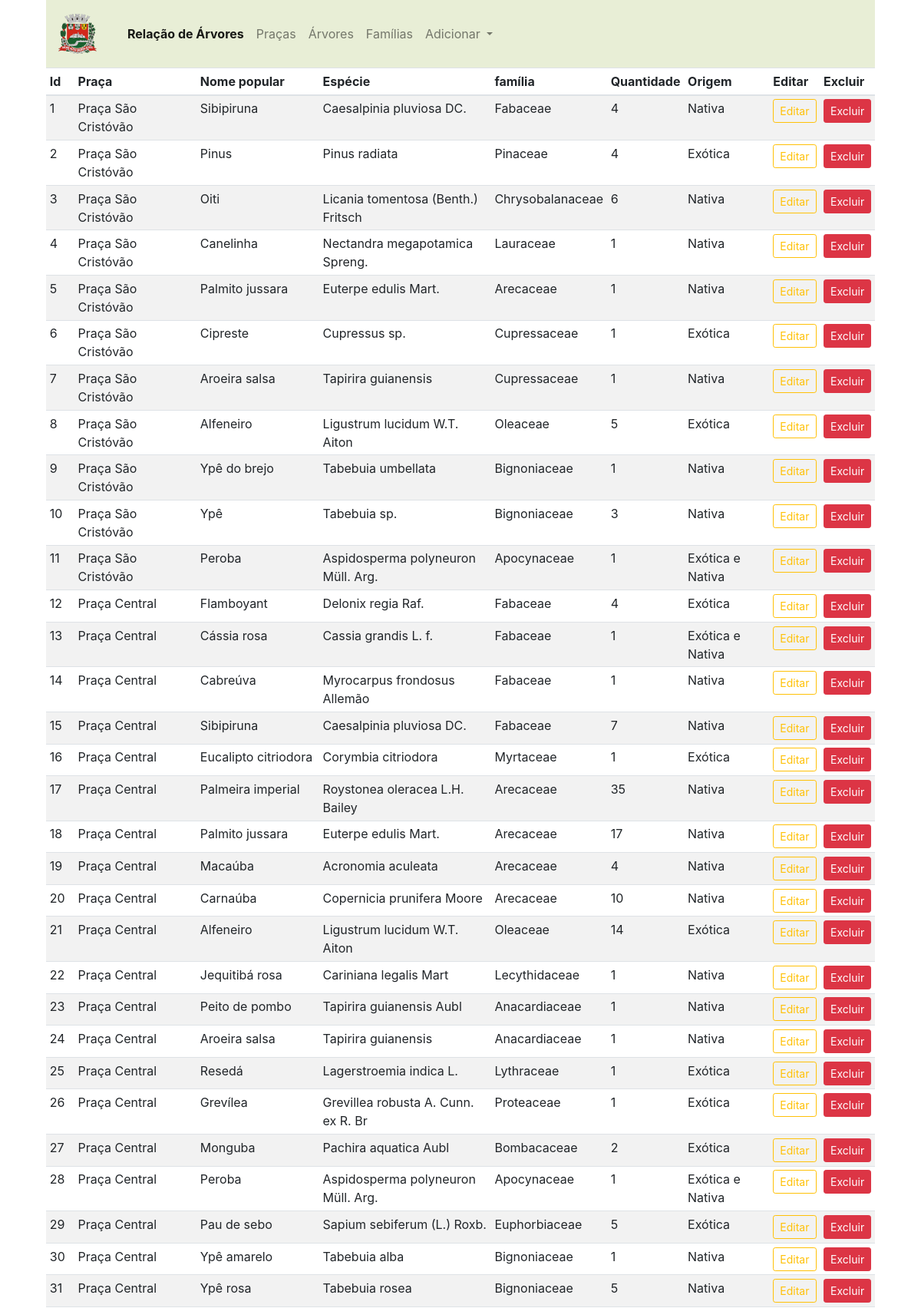
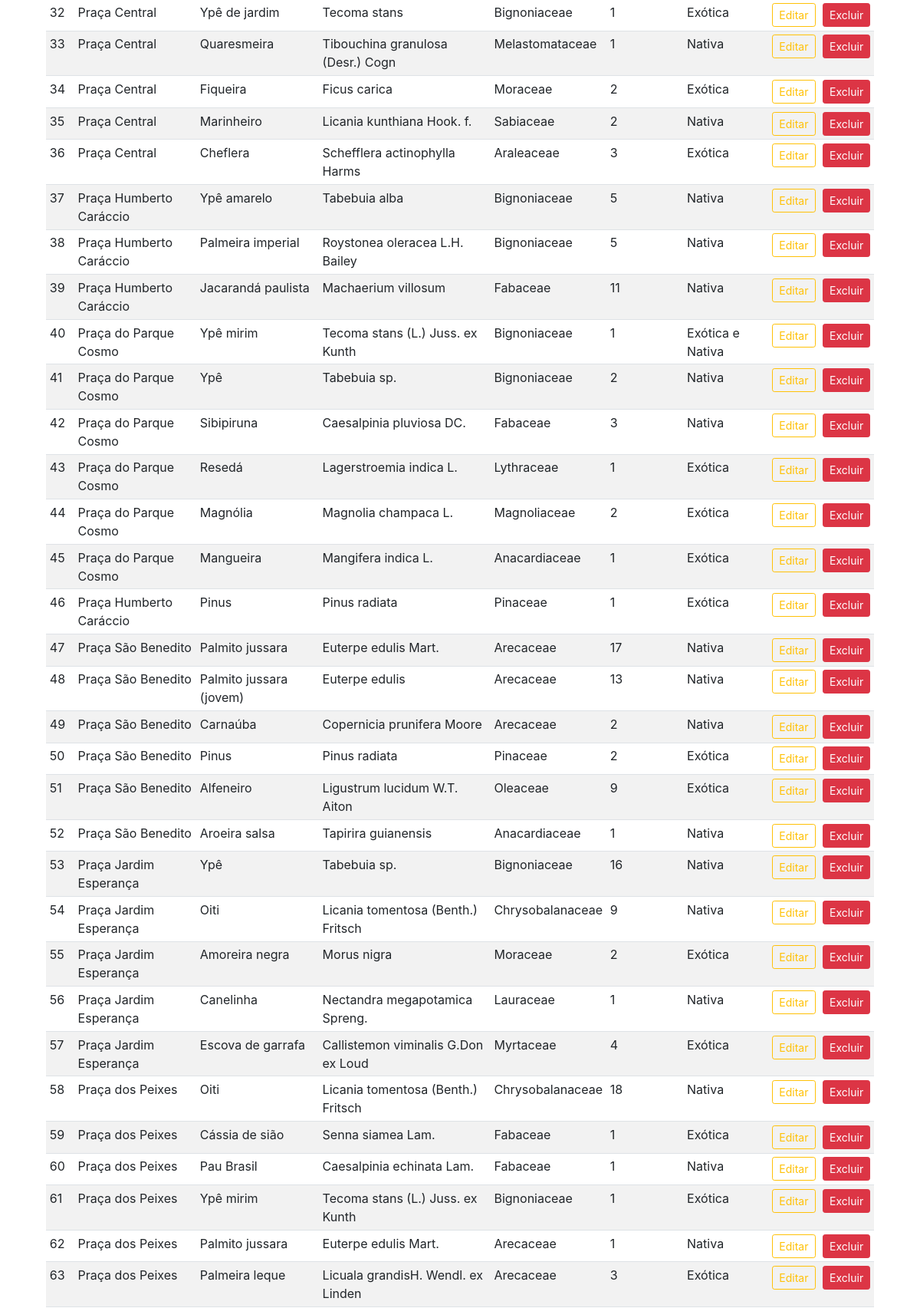
The page /admin (signed in, upper part) on the database its author committed (2 pictures, top to bottom).
### app_arbo/trees/models.py (models this page shows, shortened)
class Addarvore(db.Model):
    id = db.Column(db.Integer, primary_key=True)
    qtd = db.Column(db.Integer, nullable=False)
    origem = db.Column(db.String(80), nullable=False)
    praca_id = db.Column(db.Integer, db.ForeignKey('praca.id'),nullable=False)
    praca = db.relationship('Praca', backref=db.backref('pracas', lazy=True))
    arvore_id = db.Column(db.Integer, db.ForeignKey('arvore.id'),nullable=False)
    arvore = db.relationship('Arvore', backref=db.backref('arvores', lazy=True))
    familia_id = db.Column(db.Integer, db.ForeignKey('familia.id'),nullable=False)
    familia = db.relationship('Familia', backref=db.backref('familias', lazy=True))

class Praca(db.Model):
    id=db.Column(db.Integer,primary_key=True)
    name=db.Column(db.String(30),nullable=False,unique=True)
    end=db.Column(db.String(100),nullable=False,unique=False)
    desc=db.Column(db.String(500),nullable=False,unique=False)
    image_1=db.Column(db.String(30),nullable=False,unique=True)
    image_2=db.Column(db.String(30),nullable=False,unique=True)
    image_3=db.Column(db.String(30),nullable=False,unique=True)

class Arvore (db.Model):
    id=db.Column(db.Integer,primary_key=True)
    name=db.Column(db.String(30),nullable=False,unique=True)
    especie=db.Column(db.String(100),nullable=False,unique=True)

class Familia(db.Model):
    id=db.Column(db.Integer,primary_key=True)
    name=db.Column(db.String(30),nullable=False,unique=True)

### app_arbo/admin/rotas.py (the view)
@app.route('/admin')
def admin():
    if 'email' not in session:
        flash(f'Favor faça seu login no sistema.', 'success')
        return redirect(url_for('login'))
    arvores = Addarvore.query.all()
    return render_template('admin/index.html', title='Página Administrativa', arvores=arvores)

### app_arbo/templates/admin/index.html (shortened to what this page needs)
{% extends 'layouts.html' %}
{% block content %}
<div class="container">
  <div class="col-sm">
<nav class="navbar navbar-expand-lg navbar-light" style="background-color: #e8eed6">
<a class="navbar-brand" href="/"><img class="navbar-brand" src="{{url_for('static', filename='images/brasao.png')}}"></a>
        <div class="collapse navbar-collapse" id="navbarSupportedContent">
          <ul class="navbar-nav mr-auto">
            <li class="nav-item active">
              <a class="nav-link" href="/admin"><strong>Relação de Árvores</strong><span class="sr-only">(current)</span></a>
            </li>
            <li class="nav-item">
              <a class="nav-link" href="/pracas">Praças</a>
            </li>
            <li class="nav-item">
              <a class="nav-link" href="/arvores">Árvores</a>
            </li>
            <li class="nav-item">
              <a class="nav-link" href="/familias">Famílias</a>
            <li class="nav-item dropdown">
              <a class="nav-link dropdown-toggle" href="#" id="navbarDropdown" role="button" data-toggle="dropdown" aria-haspopup="true" aria-expanded="false">
                Adicionar
              </a>
          </ul>
        </div>
      </nav>
    <table class="table table-sm table-striped">
        <thead>
            <th>Id</th>
            <th>Praça</th>
            <th>Nome popular</th>
            <th>Espécie</th>
            <th>família</th>
            <th>Quantidade</th>
            <th>Origem</th>
            <th></th>
            <th>Editar</th>
            <th>Excluir</th>
        </thead>
        <tbody>
            {% for arvore in arvores %}
            <tr>
                <td>{{loop.index}}</td>
                <td>{{arvore.praca.name}}</td>
                <td>{{arvore.arvore.name}}</td>
                <td>{{arvore.arvore.especie}}</td>
                <td>{{arvore.familia.name}}</td>
                <td>{{arvore.qtd}}</td>
                <td>{{arvore.origem}}</td>
                <td></td>
                <td><a href="{{url_for('updateaddarvore', id=arvore.id)}}" class="btn btn-sm btn-outline-warning">Editar</a></td>
                <td>
                  <button type="button" class="btn btn-danger btn-sm" data-toggle="modal" data-target="#exampleModal-{{arvore.id}}">
                    Excluir
                  </button>
                  </td>
              </tr>
            {% endfor %}
        </tbody>
    </table>
</div>
{% endblock content %}

### rows shown on the page
Addarvore: praca.name "Praça São Cristóvão", arvore.name "Sibipiruna", arvore.especie "Caesalpinia pluviosa DC.", familia.name "Fabaceae", qtd "4", origem "Nativa"
Addarvore: praca.name "Praça São Cristóvão", arvore.name "Pinus", arvore.especie "Pinus radiata", familia.name "Pinaceae", qtd "4", origem "Exótica"
Addarvore: praca.name "Praça São Cristóvão", arvore.name "Oiti", arvore.especie "Licania tomentosa (Benth.) Fritsch", familia.name "Chrysobalanaceae", qtd "6", origem "Nativa"
Addarvore: praca.name "Praça São Cristóvão", arvore.name "Canelinha", arvore.especie "Nectandra megapotamica Spreng.", familia.name "Lauraceae", qtd "1", origem "Nativa"
Addarvore: praca.name "Praça São Cristóvão", arvore.name "Palmito jussara", arvore.especie "Euterpe edulis Mart.", familia.name "Arecaceae", qtd "1", origem "Nativa"
Addarvore: praca.name "Praça São Cristóvão", arvore.name "Cipreste", arvore.especie "Cupressus sp.", familia.name "Cupressaceae", qtd "1", origem "Exótica"
Addarvore: praca.name "Praça São Cristóvão", arvore.name "Aroeira salsa", arvore.especie "Tapirira guianensis", familia.name "Cupressaceae", qtd "1", origem "Nativa"
Addarvore: praca.name "Praça São Cristóvão", arvore.name "Alfeneiro", arvore.especie "Ligustrum lucidum W.T. Aiton", familia.name "Oleaceae", qtd "5", origem "Exótica"
Addarvore: praca.name "Praça São Cristóvão", arvore.name "Ypê do brejo", arvore.especie "Tabebuia umbellata", familia.name "Bignoniaceae", qtd "1", origem "Nativa"
Addarvore: praca.name "Praça São Cristóvão", arvore.name "Ypê", arvore.especie "Tabebuia sp.", familia.name "Bignoniaceae", qtd "3", origem "Nativa"
Addarvore: praca.name "Praça São Cristóvão", arvore.name "Peroba", arvore.especie "Aspidosperma polyneuron Müll. Arg.", familia.name "Apocynaceae", qtd "1", origem "Exótica e Nativa"
Addarvore: praca.name "Praça Central", arvore.name "Flamboyant", arvore.especie "Delonix regia Raf.", familia.name "Fabaceae", qtd "4", origem "Exótica"
Addarvore: praca.name "Praça Central", arvore.name "Cássia rosa", arvore.especie "Cassia grandis L. f.", familia.name "Fabaceae", qtd "1", origem "Exótica e Nativa"
Addarvore: praca.name "Praça Central", arvore.name "Cabreúva", arvore.especie "Myrocarpus frondosus Allemão", familia.name "Fabaceae", qtd "1", origem "Nativa"
Addarvore: praca.name "Praça Central", arvore.name "Sibipiruna", arvore.especie "Caesalpinia pluviosa DC.", familia.name "Fabaceae", qtd "7", origem "Nativa"
Addarvore: praca.name "Praça Central", arvore.name "Eucalipto citriodora", arvore.especie "Corymbia citriodora", familia.name "Myrtaceae", qtd "1", origem "Exótica"
Addarvore: praca.name "Praça Central", arvore.name "Palmeira imperial", arvore.especie "Roystonea oleracea L.H. Bailey", familia.name "Arecaceae", qtd "35", origem "Nativa"
Addarvore: praca.name "Praça Central", arvore.name "Palmito jussara", arvore.especie "Euterpe edulis Mart.", familia.name "Arecaceae", qtd "17", origem "Nativa"
Addarvore: praca.name "Praça Central", arvore.name "Macaúba", arvore.especie "Acronomia aculeata", familia.name "Arecaceae", qtd "4", origem "Nativa"
Addarvore: praca.name "Praça Central", arvore.name "Carnaúba", arvore.especie "Copernicia prunifera Moore", familia.name "Arecaceae", qtd "10", origem "Nativa"
Addarvore: praca.name "Praça Central", arvore.name "Alfeneiro", arvore.especie "Ligustrum lucidum W.T. Aiton", familia.name "Oleaceae", qtd "14", origem "Exótica"
Addarvore: praca.name "Praça Central", arvore.name "Jequitibá rosa", arvore.especie "Cariniana legalis Mart", familia.name "Lecythidaceae", qtd "1", origem "Nativa"
Addarvore: praca.name "Praça Central", arvore.name "Peito de pombo", arvore.especie "Tapirira guianensis Aubl", familia.name "Anacardiaceae", qtd "1", origem "Nativa"
Addarvore: praca.name "Praça Central", arvore.name "Aroeira salsa", arvore.especie "Tapirira guianensis", familia.name "Anacardiaceae", qtd "1", origem "Nativa"
Addarvore: praca.name "Praça Central", arvore.name "Resedá", arvore.especie "Lagerstroemia indica L.", familia.name "Lythraceae", qtd "1", origem "Exótica"
Addarvore: praca.name "Praça Central", arvore.name "Grevílea", arvore.especie "Grevillea robusta A. Cunn. ex R. Br", familia.name "Proteaceae"
